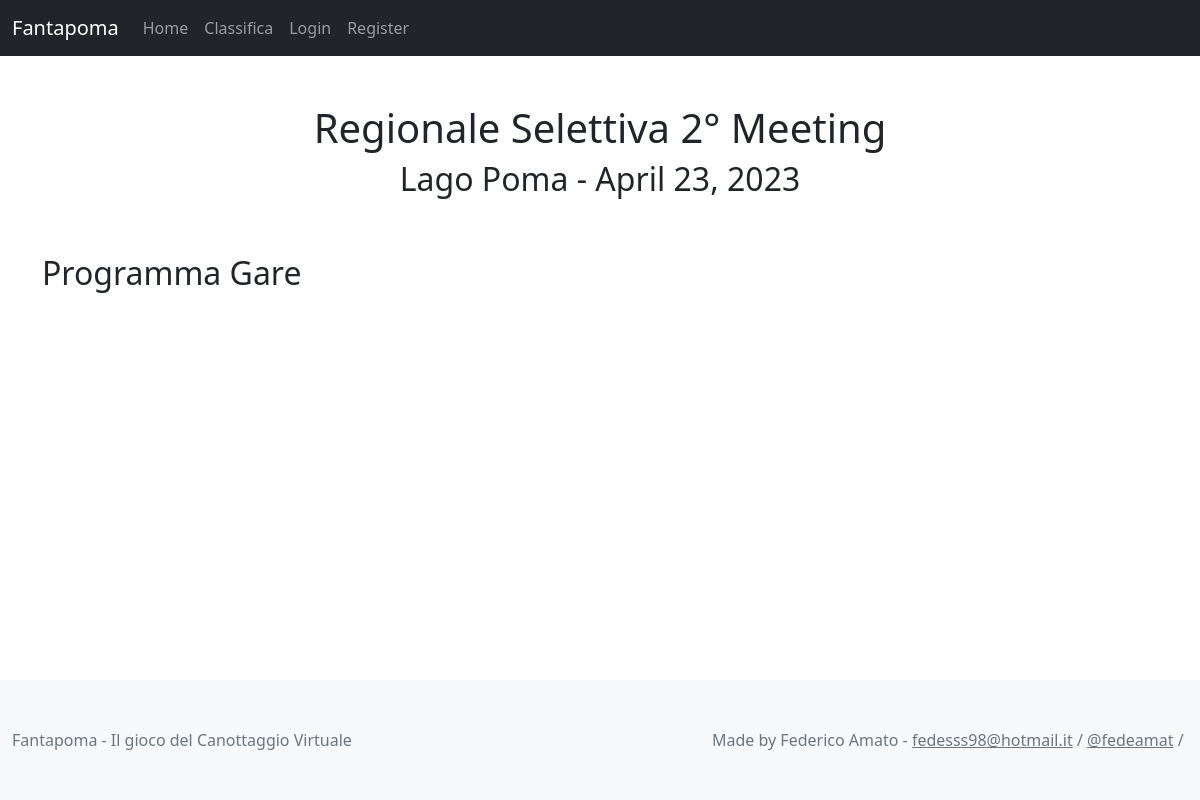
Page /events/event/1/ on the committed database.
### events/models.py (models this page shows, shortened)
class Event(models.Model):
    url = models.CharField(max_length=200, unique=True, default=uuid.uuid4)
    date = models.DateField()
    location = models.CharField(max_length=80)
    name = models.CharField(max_length=80)
    EVENT_TYPES = [
        ('REG', 'Regionale'),
        ('NAT', 'Nazionale'),
    ]
    type = models.CharField(max_length=80, choices=EVENT_TYPES, default='REG')

### events/views.py (the view)
# urls.py: path('event/<int:pk>/', EventDetailView.as_view(), name='event_detail'),
class EventDetailView(DetailView):
    model = Event
    template_name = 'events/event_detail.html'
    context_object_name = 'event'

### events/templates/events/event_detail.html (shortened to what this page needs)
{% extends 'base.html' %}
{% block content %}
    <div class="container header text-center mt-5">
        <h1>{{ event.name }}</h1>
        <h2>{{ event.location }} - {{ event.date }}</h2>
    </div>
    <div class="container main mt-5">
        <h2>Programma Gare</h2>
    </div>
{% endblock %}

### rows in the picture
Event: name "Regionale Selettiva 2° Meeting", location "Lago Poma", date "April 23, 2023"
